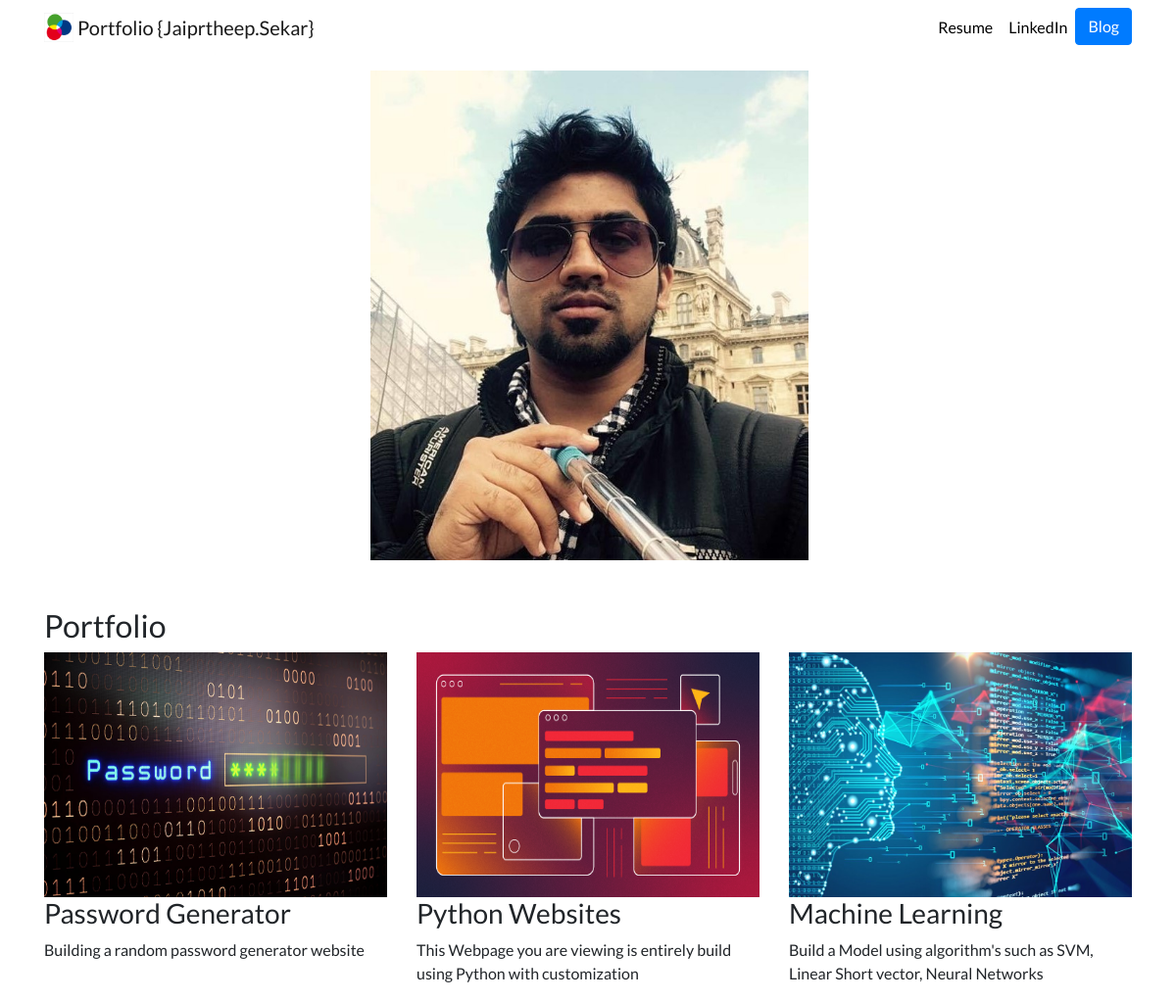
The page / on the database its author committed.
### resume/models.py (models this page shows)
class Project(models.Model):
    title = models.CharField(max_length= 200)
    description = models.CharField(max_length= 200)
    image = models.ImageField(upload_to="resume/images/",)
    url = models.URLField(blank=True)

### resume/views.py (the view)
# urls.py: 2. Add a URL to urlpatterns:  path('', views.home, name='home')
def home(request):
    projects = Project.objects.all()
    return render(request,'resume/home.html', {'projects':projects})

### resume/templates/resume/home.html (shortened to what this page needs)
{% extends 'resume/base.html'%}
{% block content%}
    {% load static %}
    <div class="row justify-content-center my-3">
      <div class="col-5">
    <img src="{% static 'portfolio/jaiprofile.jpg' %}" height=500 alt="Avatar">
    </div>
    </div>
<h2 class="mt-5">Portfolio</h2>
<div class="row">
    {%for project in projects%}
    <div class="col-lg-4 col-md-6">
    <img src="{{ project.image.url }}" width="350" height="250">
<h3>{{ project.title }}</h3>
<p>{{ project.description }}</p>
    </div>
    {% endfor %}
</div>
{% endblock %}

### resume/templates/resume/base.html (shortened to what this page needs)
{% load static %}
<!doctype html>
<html lang="en">
<head>
  <link rel="stylesheet" href="https://stackpath.bootstrapcdn.com/bootstrap/4.4.1/css/bootstrap.min.css">
  <link rel="stylesheet" href="{% static "portfolio/custom.css" %}">
</head>
<body>
  <nav id="topNav" class="navbar navbar-expand-md navbar-light">
    <div class="container">
      <a class="navbar-brand" href="{% url 'home' %}">
        <img src="{% static "portfolio/hello.jpg" %}" width="30" height="30" class="d-inline-block align-top" alt="Nick's Logo">
        <span>Portfolio {Jaiprtheep.Sekar}</span>
      </a>
      <div class="collapse navbar-collapse text-center" id="navbarNav">
        <ul class="navbar-nav ml-auto">
          <li class="nav-item">
            <a class="nav-link" href="{% static "portfolio/Jaipratheep_ResumeUK.pdf" %}">Resume</a>
          </li>
          <li class="nav-item">
            <a class="nav-link" href="https://www.linkedin.com/in/Jaipratheep-Sekar" target="_blank">LinkedIn</a>
          </li>
          <li>
            <a role="button" href="{% url 'blog:bloghome' %}" class="btn btn-primary">Blog</a>
          </li>
        </ul>
      </div>
    </div>
  </nav>
  <div class="container">
    {% block content %}{% endblock %}
  </div>
</body>
</html>

### resume/static/portfolio/custom.css (style rules this page uses)
.navbar-nav .nav-link { color: rgba(0,0,0,1) !important; }
body { font-family: 'Lato', sans-serif; }

### rows shown on the page
Project: image (picture), title "Password Generator", description "Building a random password generator website"
Project: image (picture), title "Python Websites", description "This Webpage you are viewing is entirely build using Python with customization"
Project: image (picture), title "Machine Learning", description "Build a Model using algorithm's such as SVM, Linear Short vector, Neural Networks"
